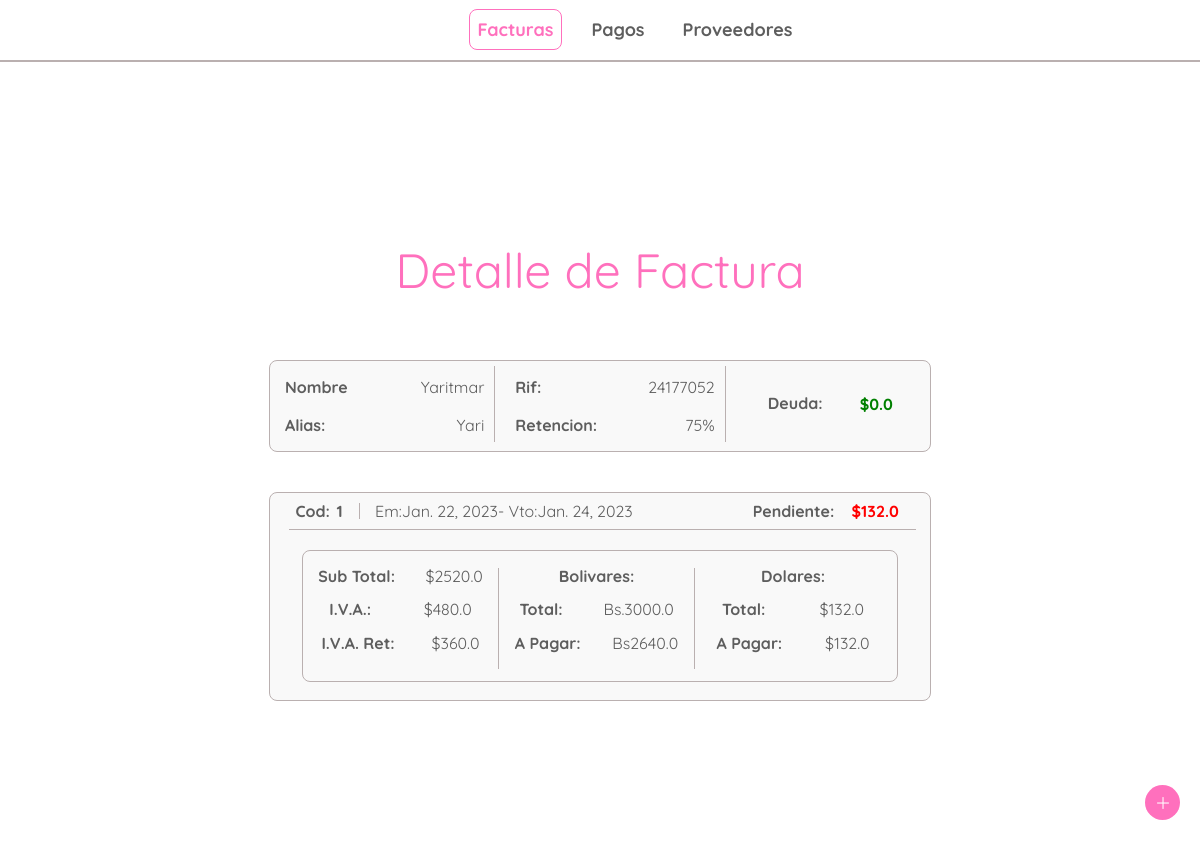
Screenshot of /bills/6/detail with the database file from the repository.
### bills/models.py (models this page shows)
class Bill(models.Model):
    id = HashidAutoField(primary_key=True)
    bill_number = models.CharField(max_length=20,null=False)
    emission_date = models.DateField(default= django.utils.timezone.now)
    due_date = models.DateField(default= django.utils.timezone.now)
    provider = models.ForeignKey(Provider, on_delete=models.CASCADE, null=False)
    total_amount_bs = models.FloatField(default=0)
    sub_total_bs = models.FloatField(default=0)
    tax_bs = models.FloatField(default=0)
    retained_tax_bs = models.FloatField(default=0)
    amount_to_pay_bs = models.FloatField(default=0)
    exchange_rate = models.FloatField(default=0)
    total_amount_dollar = models.FloatField(default=0)
    amount_to_pay_dollar = models.FloatField(default=0)
    paid = models.BooleanField(default='False')
    note = models.CharField(max_length=200, default='')
    rest_to_pay_dollar = models.FloatField(default=0)

### providers/models.py (models this page shows)
class Provider(models.Model):
    id = HashidAutoField(primary_key=True)
    rif = models.CharField(max_length=15)
    name = models.CharField(max_length=70)
    nickname = models.CharField(max_length= 70)
    TAXES = [
        ('0','0% tax retained'),
        ('75','75% tax retained'),
        ('100','100% tax retained'),
    ]
    taxtype = models.CharField(max_length=3, choices=TAXES)
    dollar_debt = models.FloatField(default=0)

### bills/views.py (the view)
# urls.py: path('<str:bill_id>/detail', views.bill_detail, name='bill_detail'),
def bill_detail(request, bill_id):
    request = reset_messages(request)
    try:
        bill = Bill.objects.get(pk=bill_id)
    except (KeyError, Bill.DoesNotExist):
        request.session['message'] = 'No se encontro la factura'
        request.session['message_shown'] = False
        return redirect('bills:index')
    else:
        return render(request, 'bills/bill_detail_2.html',{
            'bill': bill,
        })

### bills/views.py (called while the page is built)
def reset_messages(request):
    try :
        aux = request.session['message_shown']
    except KeyError:
        request.session['message_shown'] = False
        request.session['message'] = ''
    else:
        if not request.session['message_shown'] :
            request.session['message_shown'] = True
        else:
            request.session['message'] = ''
        return request

### bills/templates/bills/bill_detail_2.html (shortened to what this page needs)
{% extends 'bills/header.html' %}
{% block content %}
{% load static %}
<body>
<div class="details">
    <div class="details-container">
        <div class="title">
            <p>Detalle de Factura</p>
        </div>
        <div class="general-details">
            <div class="general-details-left">
                <div>
                    <p>Nombre</p>
                    <p>{{bill.provider.name}}</p>
                </div>
                <div>
                    <p>Alias:</p>
                    <p>{{bill.provider.nickname}}</p>
                </div>
            </div>
            <div class="general-details-center">
                <div>
                    <p>Rif:</p>
                    <p>{{bill.provider.rif}}</p>
                </div>
                <div>
                    <p>Retencion:</p>
                    <p>{{bill.provider.taxtype}}%</p>
                </div>
            </div>
            <div class="general-details-right">
                <p class="general-details-right-p">Deuda:</p>
                {% if bill.provider.dollar_debt > 0 %}
                    <p class="debt">${{bill.provider.dollar_debt}}</p>
                {% else %}
                    <p class="paid">${{bill.provider.dollar_debt}}</p>
                {% endif %}
            </div>
        </div>
        <div class="details-content">
            <div class="detail-head">
                <div class="detail-head-left">
                    <p>Cod:</p>
                    <p>{{bill.bill_number}}</p>
                </div>
                <div class="detail-head-center">
                    <p> Em: </p>
                    <p>{{bill.emission_date}}</p>
                    <p>-  Vto:</p>
                    <p>{{bill.due_date}}</p>
                </div>
                <div class="detail-head-right">
                    {% if bill.rest_to_pay_dollar > 0 %}
                        <p>Pendiente:</p>
                        <p class="debt">${{bill.rest_to_pay_dollar}}</p>
                    {% else %}
                        <p class="paid">Pagada</p>
                    {% endif %}
                </div>
            </div>
            <div class="detail-body">
                <div class="detail-body-left">
                    <div>
                        <p>Sub Total:</p>
                        <p>${{bill.sub_total_bs}}</p>
                    </div>
                    <div>
                        <p>I.V.A.:</p>
                        <p>${{bill.tax_bs}}</p>
                    </div>
                    <div>
                        <p>I.V.A. Ret:</p>
                        <p>${{bill.retained_tax_bs}}</p>
                    </div>
                </div>
                <div class="detail-body-center">
                    <div>
                        <p>Bolivares:</p>
                    </div>
                    <div>
                        <p>Total:</p>
                        <p>Bs.{{bill.total_amount_bs}}</p>
                    </div>
                    <div>
                        <p>A Pagar:</p>
                        <p>Bs{{bill.amount_to_pay_bs}}</p>
                    </div>
                </div>
                <div class="detail-body-right">
                    <div>
                        <p>Dolares:</p>
                    </div>
                    <div>
                        <p>Total:</p>
                        <p>${{bill.amount_to_pay_dollar}}</p>
                    </div>
                    <div>
                        <p>A Pagar:</p>
                        <p>${{bill.amount_to_pay_dollar}}</p>
                    </div>
                </div>
            </div>
        </div>
    </div>
    <div class="add">
        <figure class="figure">
            <img src="{% static 'bills/images/plus.png'  %}" alt="new-bill">
        </figure>
    </div>
</div>
</body>
{% endblock %}

### bills/static/bills/css/style.css (style rules this page uses)
:root { --font-color: #5E5E5E; --primary-pink: #FFB5DD; --secondary-pink: #FF70BD; --division: #BAB0B0; --backgorund: #FFFFFF; --white: #f9f9f9; --black: #000000; --sm: 14px; --md: 16px; --lg: 18px; }
body { font-family: 'Quicksand', sans-serif; margin: 0; color: var(--font-color); background: var(--backgorund); }
.add { position: fixed; right: 45px; bottom: 5vh; }
.figure { width: 35px; height: 35px; border-radius: 50%; background: var(--secondary-pink); display: grid; place-items: center; position: fixed; right: 20px; bottom: 5vh; }
.add figure img { width: 12px; height: auto; opacity: 100%; }
.details { width: 100%; height: 100vh; display: grid; place-items: center; margin-top: 60px; }
.details-container { display: flex; justify-content: space-between; flex-direction: column; }
.title { width: 100%; height: 100px; display: grid; place-items: center; margin-bottom: 40px; }
.title p { color: var(--secondary-pink); font-size: 48px; }
.general-details, .details-content { width: 660px; height: 90px; display: flex; justify-content: space-betweens; background: var(--white); border: var(--division) 1px solid; border-radius: 8px; }
.general-details-left, .general-details-center { width: 33%; height: 85%; display: flex; flex-direction: column; align-items: center; justify-content: center; margin: 5px; margin-left: 15px; padding-right: 10px; border-right: var(--division) 1px solid; }
.general-details-right { width: 33%; height: 85%; display: flex; align-items: center; justify-content: space-evenly; padding-top: 5px; }
.general-details-left div, .general-details-center div, .general-details-right div { width: 100%; height: 100%; display: flex; justify-content: space-between; align-items: center; padding-top: 5px; margin-left: 15px; margin-right: 15px; }
.general-details-left div p, .general-details-center div p { display: block; height: 50%; }
.general-details-right-p { display: block; height: 100%; font-weight: bold; padding-top: 30%; }
.general-details-left div p:nth-child(1), .general-details-center div p:nth-child(1) { font-weight: bold; }
.paid { color: green; font-weight: bold; }
.debt { color: red; }
.details-content { flex-direction: column; height: 207px; margin-top: 40px; align-items: center; }
.detail-head { display: flex; width: 95%; margin: 5px; margin-left: 10px; padding-bottom: 10px; padding-top: 5px; border-bottom: var(--division) 1px solid; }
.detail-head-left, .detail-head-center, .detail-head-right { display: flex; justify-content: space-evenly; }
.detail-head-left { width: 10%; margin-right: 10px; font-weight: bold; }
.detail-head-center { width: 60%; justify-content: left; padding-left: 15px; border-left: var(--division) 1px solid; }
.detail-head-right { width: 30%; font-weight: bold; }
.detail-body { display: flex; width: 90%; height: 130px; border: var(--division) 1px solid; border-radius: 8px; margin-top: 15px; }
.detail-body-left, .detail-body-center, .detail-body-right { width: 33%; display: flex; flex-direction: column; margin-top: 17px; margin-bottom: 10px; }
.detail-body-left div, .detail-body-center div, .detail-body-right div { height: 33%; display: flex; justify-content: space-around; }
.detail-body-left div, .detail-body-center div { border-right : var(--division) 1px solid; }
.detail-body-left div p:nth-child(1), .detail-body-center div p:nth-child(1), .detail-body-right div p:nth-child(1) { font-weight: bold; }

### rows the page displays
Bill: provider.name "Yaritmar", provider.nickname "Yari", provider.rif "24177052", provider.taxtype "75", provider.dollar_debt "0.0", bill_number "1", emission_date "Jan. 22, 2023", due_date "Jan. 24, 2023", rest_to_pay_dollar "132.0", sub_total_bs "2520.0", tax_bs "480.0", retained_tax_bs "360.0", total_amount_bs "3000.0", amount_to_pay_bs "2640.0", amount_to_pay_dollar "132.0"
